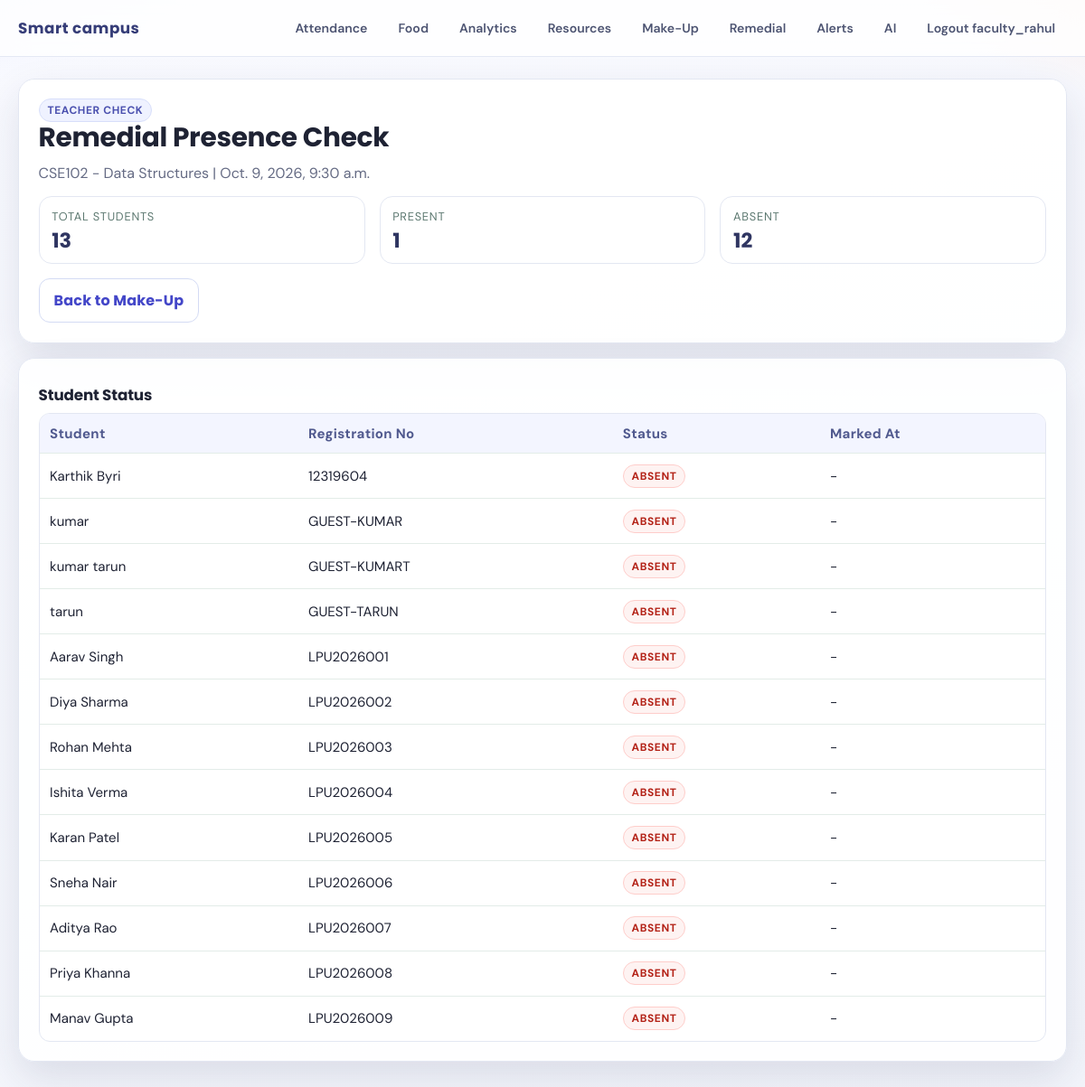
The app's page /makeup/1/check/ (signed in) with its own data.
### campus_core/models.py (models this page shows, shortened)
class MakeupClass(models.Model):
    course = models.ForeignKey(Course, on_delete=models.CASCADE, related_name="makeup_classes")
    faculty = models.ForeignKey(User, on_delete=models.SET_NULL, null=True, related_name="makeup_classes")
    scheduled_for = models.DateTimeField()
    remedial_code = models.CharField(max_length=12, unique=True)
    created_at = models.DateTimeField(auto_now_add=True)

class Course(models.Model):
    code = models.CharField(max_length=20, unique=True)
    name = models.CharField(max_length=200)
    faculty = models.ForeignKey(User, on_delete=models.SET_NULL, null=True, related_name="courses")
    classroom = models.ForeignKey(Classroom, on_delete=models.SET_NULL, null=True, blank=True)
    def __str__(self) -> str:
        return f"{self.code} - {self.name}"

class StudentProfile(models.Model):
    user = models.OneToOneField(User, on_delete=models.CASCADE, related_name="student_profile")
    registration_no = models.CharField(max_length=30, unique=True)
    parent_contact = models.CharField(max_length=40, blank=True)

### campus_core/views.py (the view)
# urls.py: path("makeup/<int:makeup_id>/check/", views.makeup_presence_check, name="makeup-presence-check"),
@role_required(ROLE_FACULTY, ROLE_STUDENT)
def makeup_presence_check(request, makeup_id: int):
    makeup = get_object_or_404(MakeupClass.objects.select_related("course", "faculty"), id=makeup_id)
    enrolled_students = (
        StudentProfile.objects.filter(enrollments__course=makeup.course)
        .select_related("user")
        .distinct()
        .order_by("registration_no")
    )
    attendance_rows = MakeupAttendance.objects.filter(makeup_class=makeup).select_related("student")
    attendance_by_student = {row.student_id: row for row in attendance_rows}
    present_ids = set(attendance_by_student.keys())
    rows = []
    for student in enrolled_students:
        rows.append(
            {
                "student": student,
                "is_present": student.id in present_ids,
                "marked_at": attendance_by_student.get(student.id).marked_at if student.id in attendance_by_student else None,
            }
        )
    return render(
        request,
        "campus_core/makeup_presence_check.html",
        {
            "makeup": makeup,
            "rows": rows,
            "present_count": len(present_ids),
            "total_students": len(rows),
            "absent_count": max(0, len(rows) - len(present_ids)),
        },
    )

### campus_core/authz.py (called while the page is built)
def get_user_role(user: User) -> str:
    if not user or not user.is_authenticated:
        return ROLE_GUEST
    if user.is_superuser or user.is_staff or user.groups.filter(name__iexact="faculty").exists():
        return ROLE_FACULTY
    if user.groups.filter(name__iexact="vendor").exists():
        return ROLE_VENDOR
    if user.groups.filter(name__iexact="student").exists():
        return ROLE_STUDENT
    if StudentProfile.objects.filter(user=user).exists():
        return ROLE_STUDENT
    if hasattr(user, "faculty_profile"):
        return ROLE_FACULTY
    return ROLE_FACULTY

def role_flags(user: User) -> dict[str, bool | str]:
    role = get_user_role(user)
    is_faculty = role == ROLE_FACULTY
    is_student = role == ROLE_STUDENT
    is_vendor = role == ROLE_VENDOR
    return {
        "user_role": role,
        "is_faculty": is_faculty,
        "is_student": is_student,
        "is_vendor": is_vendor,
        "can_attendance": is_faculty,
        "can_food": is_faculty or is_student or is_vendor,
        "can_analytics": is_faculty or is_vendor,
        "can_resources": is_faculty,
        "can_makeup": is_faculty or is_student,
        "can_remedial": is_faculty or is_student,
        "can_alerts": is_faculty or is_vendor,
        "can_ai": is_faculty,
    }

### campus_core/context_processors.py (called while the page is built)
def role_context(request):
    return role_flags(request.user)

### campus_core/views.py (called while the page is built)
def role_required(*allowed_roles):
    def decorator(view_func):
        @login_required(login_url="login")
        @wraps(view_func)
        def _wrapped(request, *args, **kwargs):
            role = get_user_role(request.user)
            if role not in allowed_roles:
                messages.error(request, "You do not have permission to access this page.")
                return redirect("home")
            return view_func(request, *args, **kwargs)
        return _wrapped
    return decorator

### templates/campus_core/makeup_presence_check.html
{% extends 'base.html' %}
{% block content %}
<section class="card reveal">
    <span class="badge">Teacher Check</span>
    <h2>Remedial Presence Check</h2>
    <p>{{ makeup.course }} | {{ makeup.scheduled_for }}</p>
    <div class="panel-grid">
        <div class="kpi span-4"><span class="label">Total Students</span><span class="value">{{ total_students }}</span></div>
        <div class="kpi span-4"><span class="label">Present</span><span class="value">{{ present_count }}</span></div>
        <div class="kpi span-4"><span class="label">Absent</span><span class="value">{{ absent_count }}</span></div>
    </div>
    <div style="margin-top: 1rem;">
        <a class="btn btn-outline" href="{% url 'makeup-detail' makeup.id %}">Back to Make-Up</a>
    </div>
</section>
<section class="card reveal" style="margin-top:1rem;">
    <h3>Student Status</h3>
    <div class="table-wrap">
        <table>
            <tr>
                <th>Student</th>
                <th>Registration No</th>
                <th>Status</th>
                <th>Marked At</th>
            </tr>
            {% for row in rows %}
            <tr>
                <td>{{ row.student.user.get_full_name|default:row.student.user.username }}</td>
                <td>{{ row.student.registration_no }}</td>
                <td>
                    {% if row.is_present %}
                    <span class="badge" style="color: #067647; background: #ecfdf3; border-color: #a6f4c5;">Present</span>
                    {% else %}
                    <span class="badge" style="color: #b42318; background: #fef3f2; border-color: #fecdca;">Absent</span>
                    {% endif %}
                </td>
                <td>{{ row.marked_at|default:"-" }}</td>
            </tr>
            {% empty %}
            <tr><td colspan="4">No students enrolled for this course.</td></tr>
            {% endfor %}
        </table>
    </div>
</section>
{% endblock %}

### templates/base.html (shortened to what this page needs)
<!DOCTYPE html>
<html lang="en">
<head>
</head>
<body>
    <header class="topbar">
        <div class="topbar-inner">
            <a class="brand" href="/">Smart campus</a>
            <nav class="nav-grid">
                {% if user.is_authenticated %}
                {% if can_attendance %}<a class="nav-link" href="/attendance/mark/">Attendance</a>{% endif %}
                {% if can_food %}<a class="nav-link" href="/food/order/">Food</a>{% endif %}
                {% if can_analytics %}<a class="nav-link" href="/food/analytics/">Analytics</a>{% endif %}
                {% if can_resources %}<a class="nav-link" href="/resources/">Resources</a>{% endif %}
                {% if can_makeup %}<a class="nav-link" href="/makeup/schedule/">Make-Up</a>{% endif %}
                {% if can_remedial %}<a class="nav-link" href="/makeup/remedial-attendance/">Remedial</a>{% endif %}
                {% if can_alerts %}<a class="nav-link" href="/notifications/">Alerts</a>{% endif %}
                {% if can_ai %}<a class="nav-link" href="/ai-preview/">AI</a>{% endif %}
                <form class="nav-inline-form" method="post" action="/accounts/logout/">
                    <button class="nav-button" type="submit">Logout {{ user.username }}</button>
                </form>
                {% else %}
                <a class="nav-link" href="/accounts/login/">Login</a>
                {% endif %}
            </nav>
        </div>
    </header>
    <main class="shell">
        {% block content %}{% endblock %}
    </main>
</body>
</html>

### templates/base.html (style rules this page uses)
:root { --bg: #f5f6fb; --surface: #ffffffe6; --surface-strong: #ffffff; --text: #1e2233; --muted: #656b84; --line: #e3e7f2; --brand: #5c5fe8; --brand-dark: #4346c8; --brand-soft: #eef0ff; --accent: #ff8f50; --danger: #b42318; --ok: #067647; --shadow: 0 18px 45px rgba(34, 43, 80, 0.12); --radius: 18px; }
* { box-sizing: border-box; }
body { margin: 0; color: var(--text); font-family: "DM Sans", "Segoe UI", sans-serif; background: radial-gradient(65rem 40rem at -15% -20%, #d9dcff 0%, transparent 55%), radial-gradient(58rem 32rem at 115% -10%, #ffe1d2 0%, transparent 48%), linear-gradient(160deg, #f9faff 0%, #f3f5fb 100%); min-height: 100vh; }
.topbar { position: sticky; top: 0; z-index: 5; backdrop-filter: blur(14px); background: rgba(255, 255, 255, 0.78); border-bottom: 1px solid #e4e8f4; }
.topbar-inner { width: min(1160px, calc(100% - 2rem)); margin: 0 auto; display: flex; align-items: center; justify-content: space-between; gap: 1rem; padding: 0.85rem 0; }
.brand { font-family: "Poppins", sans-serif; font-size: 1.05rem; font-weight: 700; letter-spacing: 0.03em; color: #363d78; text-decoration: none; white-space: nowrap; }
.nav-grid { display: flex; flex-wrap: wrap; justify-content: flex-end; gap: 0.5rem; }
.nav-link { color: #4d5472; text-decoration: none; font-size: 0.88rem; font-weight: 600; padding: 0.45rem 0.75rem; border-radius: 999px; border: 1px solid transparent; transition: 180ms ease; }
.nav-inline-form { margin: 0; }
.nav-button { color: #4d5472; font-size: 0.88rem; font-weight: 600; padding: 0.45rem 0.75rem; border-radius: 999px; border: 1px solid transparent; background: transparent; cursor: pointer; font-family: inherit; }
.shell { width: min(1160px, calc(100% - 2rem)); margin: 1.5rem auto 2.5rem; }
.card { background: var(--surface); border: 1px solid var(--line); border-radius: var(--radius); padding: 1.35rem; box-shadow: var(--shadow); }
h1, h2, h3 { font-family: "Poppins", sans-serif; margin-top: 0; line-height: 1.18; letter-spacing: -0.01em; }
h2 { font-size: clamp(1.3rem, 3vw, 1.85rem); margin-bottom: 0.7rem; }
h3 { font-size: 1.05rem; margin: 0.6rem 0; }
p { margin: 0.4rem 0 0.9rem; color: var(--muted); }
.panel-grid { display: grid; grid-template-columns: repeat(12, 1fr); gap: 1rem; }
.span-4 { grid-column: span 4; }
.kpi { display: flex; flex-direction: column; gap: 0.4rem; border: 1px solid var(--line); border-radius: 14px; padding: 0.85rem; background: #fff; }
.kpi .label { font-size: 0.8rem; color: #5d7971; text-transform: uppercase; letter-spacing: 0.06em; }
.kpi .value { font: 700 1.4rem/1 "Poppins", sans-serif; color: #2f3561; }
.badge { display: inline-block; font-size: 0.75rem; font-weight: 700; letter-spacing: 0.05em; text-transform: uppercase; color: #4b51af; background: #eff2ff; border: 1px solid #d7defa; padding: 0.25rem 0.55rem; border-radius: 999px; }
.btn { display: inline-flex; align-items: center; justify-content: center; gap: 0.45rem; border: 0; cursor: pointer; border-radius: 12px; padding: 0.7rem 1rem; background: linear-gradient(135deg, var(--brand) 0%, #7870ef 100%); color: #fff; text-decoration: none; font-family: "Poppins", sans-serif; font-weight: 700; letter-spacing: 0.01em; transition: transform 180ms ease, box-shadow 180ms ease; box-shadow: 0 10px 25px rgba(92, 95, 232, 0.28); }
.btn-outline { background: #fff; color: var(--brand-dark); border: 1px solid #d4dbf4; box-shadow: none; }
.table-wrap { overflow-x: auto; border: 1px solid var(--line); border-radius: 12px; background: #fff; }
table { width: 100%; border-collapse: collapse; min-width: 620px; }
th, td { text-align: left; padding: 0.72rem; border-bottom: 1px solid #e3ece8; font-size: 0.94rem; }
th { background: #f3f5ff; color: #51598f; font-weight: 700; letter-spacing: 0.02em; }
tr:last-child td { border-bottom: none; }
.reveal { opacity: 0; transform: translateY(10px); animation: reveal 480ms ease forwards; }
.att-table th, .rm-table th, .ts-table th, .row[style], .table-wrap th { background: #f3f5ff !important; color: #50598e !important; }

### records on screen
MakeupClass: course "CSE102 - Data Structures", scheduled_for "Oct. 9, 2026, 9:30 a.m."
StudentProfile: student.user.get_full_name "Karthik Byri", student.registration_no "12319604", marked_at "-"
StudentProfile: student.user.get_full_name "kumar", student.registration_no "GUEST-KUMAR", marked_at "-"
StudentProfile: student.user.get_full_name "kumar tarun", student.registration_no "GUEST-KUMART", marked_at "-"
StudentProfile: student.user.get_full_name "tarun", student.registration_no "GUEST-TARUN", marked_at "-"
StudentProfile: student.user.get_full_name "Aarav Singh", student.registration_no "LPU2026001", marked_at "-"
StudentProfile: student.user.get_full_name "Diya Sharma", student.registration_no "LPU2026002", marked_at "-"
StudentProfile: student.user.get_full_name "Rohan Mehta", student.registration_no "LPU2026003", marked_at "-"
StudentProfile: student.user.get_full_name "Ishita Verma", student.registration_no "LPU2026004", marked_at "-"
StudentProfile: student.user.get_full_name "Karan Patel", student.registration_no "LPU2026005", marked_at "-"
StudentProfile: student.user.get_full_name "Sneha Nair", student.registration_no "LPU2026006", marked_at "-"
StudentProfile: student.user.get_full_name "Aditya Rao", student.registration_no "LPU2026007", marked_at "-"
StudentProfile: student.user.get_full_name "Priya Khanna", student.registration_no "LPU2026008", marked_at "-"
StudentProfile: student.user.get_full_name "Manav Gupta", student.registration_no "LPU2026009", marked_at "-"

### other values on screen
{{ user.username }} "faculty_rahul"
{{ total_students }} "13"
{{ present_count }} "1"
{{ absent_count }} "12"
